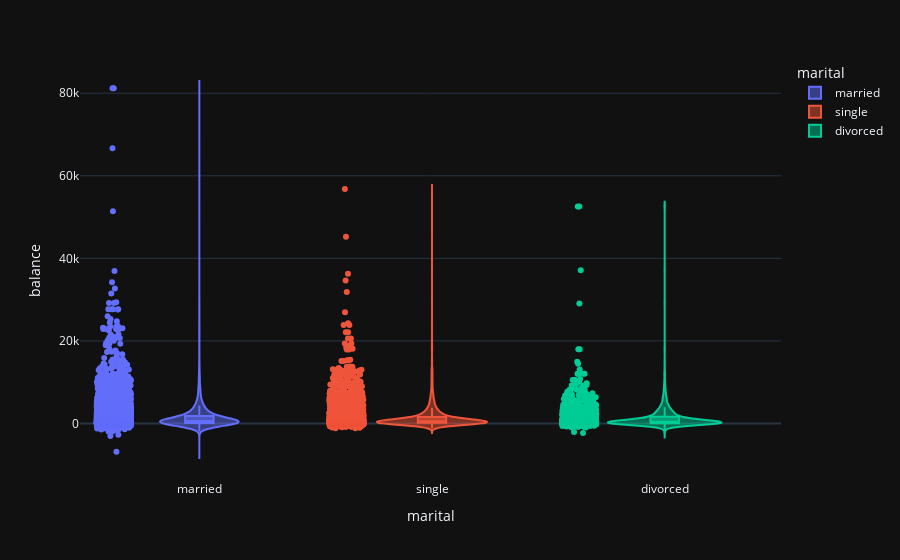

Source (notebook cell):
### Code cell
fig = px.violin(df,
    x='marital',
    y='balance',
    color='marital',
    box=True,
    points='all',
    template='plotly_dark'
)
fig.show()

### Figure 1 — Plotly figure (JSON) as saved in the notebook; plotly's stock layout.template omitted (floating-point values rounded to 4 significant figures; data arrays with more than 128 entries replaced by an {"elided": "..."} marker saying what was removed)
{"data": [{"alignmentgroup": "True", "box": {"visible": true}, "hovertemplate": "marital=%{x}<br>balance=%{y}<extra></extra>", "legendgroup": "married", "marker": {"color": "#636efa"}, "name": "married", "offsetgroup": "married", "orientation": "v", "points": "all", "scalegroup": "True", "showlegend": true, "type": "violin", "x": {"elided": "6351 str values"}, "x0": " ", "xaxis": "x", "y": {"elided": "6351 int values"}, "y0": " ", "yaxis": "y"}, {"alignmentgroup": "True", "box": {"visible": true}, "hovertemplate": "marital=%{x}<br>balance=%{y}<extra></extra>", "legendgroup": "single", "marker": {"color": "#EF553B"}, "name": "single", "offsetgroup": "single", "orientation": "v", "points": "all", "scalegroup": "True", "showlegend": true, "type": "violin", "x": {"elided": "3518 str values"}, "x0": " ", "xaxis": "x", "y": {"elided": "3518 int values"}, "y0": " ", "yaxis": "y"}, {"alignmentgroup": "True", "box": {"visible": true}, "hovertemplate": "marital=%{x}<br>balance=%{y}<extra></extra>", "legendgroup": "divorced", "marker": {"color": "#00cc96"}, "name": "divorced", "offsetgroup": "divorced", "orientation": "v", "points": "all", "scalegroup": "True", "showlegend": true, "type": "violin", "x": {"elided": "1293 str values"}, "x0": " ", "xaxis": "x", "y": {"elided": "1293 int values"}, "y0": " ", "yaxis": "y"}], "layout": {"legend": {"title": {"text": "marital"}, "tracegroupgap": 0}, "margin": {"t": 60}, "violinmode": "overlay", "xaxis": {"anchor": "y", "categoryarray": ["married", "single", "divorced"], "categoryorder": "array", "domain": [0, 1], "title": {"text": "marital"}}, "yaxis": {"anchor": "x", "domain": [0, 1], "title": {"text": "balance"}}}}
